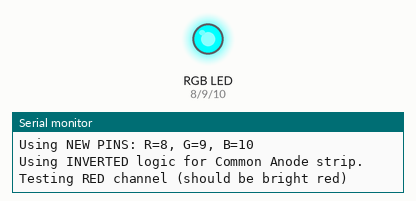
Simulated run of this sketch. Board: ESP32-C3. On the bench: an RGB LED mixed from three pins (HIGH = lit), the last lines printed to the serial monitor.

Above: at 2.5 s.
At 5.5 s:
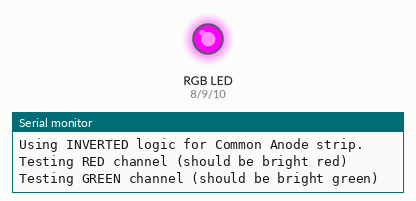
At 8.5 s:
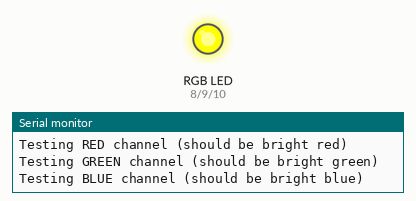
Timing chart, 0 to 12.7 s (numbered marks = the images above):
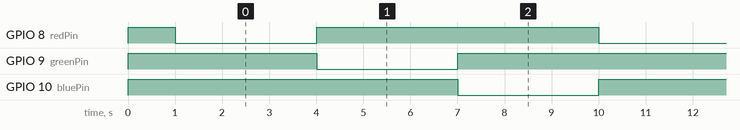

Measured:
- by itself, GPIO 8 (redPin), GPIO 9 (greenPin), GPIO 10 (bluePin): alternates HIGH for 6.0 s and LOW for 3.0 s
- by itself, everything shown: repeats every 9.0 s, in 3 steps

The sketch:

test-rgb.ino
```cpp
// RGB LED Diagnostic Sketch - Round 2 (New Pins + Inverted Logic)

// NEW GPIO pins for the RGB LED
const int redPin = 8;
const int greenPin = 9;
const int bluePin = 10;

// PWM Properties
const int freq = 5000;
const int redChannel = 0;
const int greenChannel = 1;
const int blueChannel = 2;
const int resolution = 8;

// Helper function to set color (INVERTED logic for Common Anode)
void setColor(int r, int g, int b) {
  ledcWrite(redChannel, 255 - r);
  ledcWrite(greenChannel, 255 - g);
  ledcWrite(blueChannel, 255 - b);
}

void setup() {
  Serial.begin(115200);
  while (!Serial) { ; }
  Serial.println("\nStarting RGB diagnostic test (Round 2)...");
  Serial.println("Using NEW PINS: R=8, G=9, B=10");
  Serial.println("Using INVERTED logic for Common Anode strip.");

  // Configure LED PWM channels
  ledcSetup(redChannel, freq, resolution);
  ledcSetup(greenChannel, freq, resolution);
  ledcSetup(blueChannel, freq, resolution);

  // Attach the GPIO pins to the PWM channels
  ledcAttachPin(redPin, redChannel);
  ledcAttachPin(greenPin, greenChannel);
  ledcAttachPin(bluePin, blueChannel);

  // Start with LEDs off
  setColor(0, 0, 0);
  delay(1000);
}

void loop() {
  // Test RED
  Serial.println("Testing RED channel (should be bright red)");
  setColor(255, 0, 0);
  delay(3000);

  // Test GREEN
  Serial.println("Testing GREEN channel (should be bright green)");
  setColor(0, 255, 0);
  delay(3000);

  // Test BLUE
  Serial.println("Testing BLUE channel (should be bright blue)");
  setColor(0, 0, 255);
  delay(3000);
}
```
